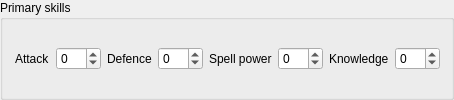
           <widget class="QGroupBox" name="groupBox_4">
            <property name="title">
             <string>Primary skills</string>
            </property>
            <layout class="QHBoxLayout" name="horizontalLayout_17">
             <property name="leftMargin">
              <number>12</number>
             </property>
             <property name="topMargin">
              <number>3</number>
             </property>
             <property name="bottomMargin">
              <number>3</number>
             </property>
             <item>
              <widget class="QLabel" name="label_15">
               <property name="text">
                <string>Attack</string>
               </property>
              </widget>
             </item>
             <item>
              <widget class="QSpinBox" name="rAttack">
               <property name="minimum">
                <number>-99</number>
               </property>
              </widget>
             </item>
             <item>
              <widget class="QLabel" name="label_16">
               <property name="text">
                <string>Defence</string>
               </property>
              </widget>
             </item>
             <item>
              <widget class="QSpinBox" name="rDefence">
               <property name="minimum">
                <number>-99</number>
               </property>
              </widget>
             </item>
             <item>
              <widget class="QLabel" name="label_17">
               <property name="text">
                <string>Spell power</string>
               </property>
              </widget>
             </item>
             <item>
              <widget class="QSpinBox" name="rPower">
               <property name="minimum">
                <number>-99</number>
               </property>
              </widget>
             </item>
             <item>
              <widget class="QLabel" name="label_18">
               <property name="text">
                <string>Knowledge</string>
               </property>
              </widget>
             </item>
             <item>
              <widget class="QSpinBox" name="rKnowledge">
               <property name="minimum">
                <number>-99</number>
               </property>
              </widget>
             </item>
            </layout>
           </widget>
